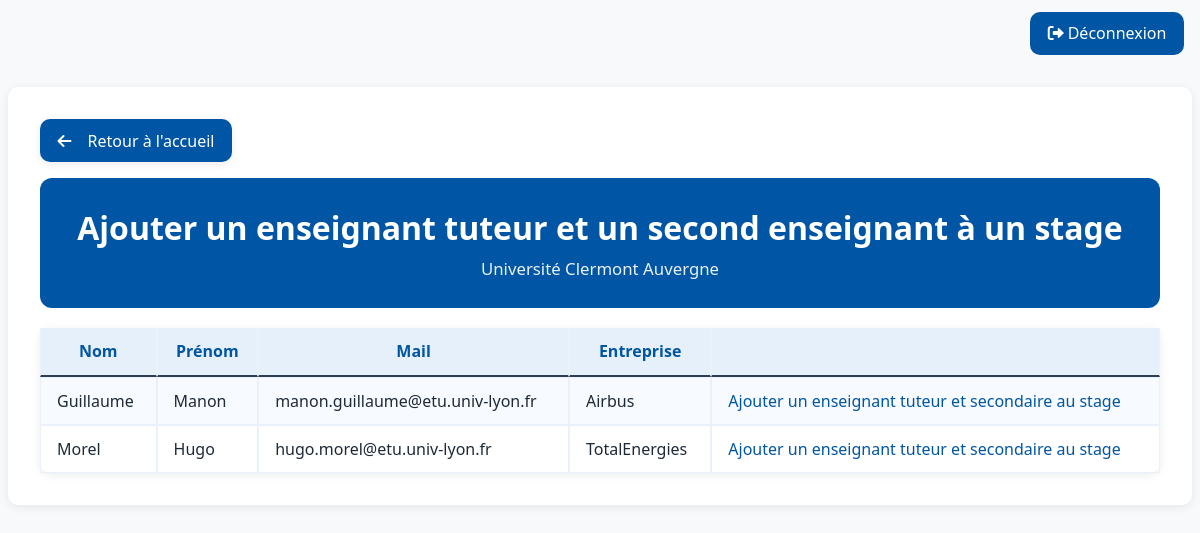
Screenshot of /soutenances/index.php?action=listEnseignantStage (signed in) with the database file from the repository.
### tables this page shows
CREATE TABLE `etudiantsbut2ou3` (
  `IdEtudiant` smallint(6) NOT NULL,
  `nom` varchar(50) NOT NULL,
  `prenom` varchar(50) NOT NULL,
  `mail` varchar(80) NOT NULL,
  `empreinte` varchar(256) NOT NULL
);

CREATE TABLE `entreprises` (
  `IdEntreprise` smallint(6) NOT NULL,
  `nom` varchar(50) NOT NULL,
  `villeE` varchar(50) NOT NULL,
  `codePostal` varchar(6) NOT NULL
);

### soutenances/models/Etudiant.php (called while the page is built, shortened)
<?php
    function getAllEtudiantsWithStageAndNoEnseignant($pdo) {
    $anneeDebut = (date("m") <= 8) ? date("Y") - 1 : date("Y");
            $sql = "
                SELECT e.*
                FROM etudiantsbut2ou3 e
                WHERE EXISTS (
                    SELECT 1 FROM anneestage a
                    WHERE a.IdEtudiant = e.IdEtudiant
                      AND a.anneeDebut = ?
                )
                AND NOT EXISTS (
                    SELECT 1 FROM evalstage es
                    WHERE es.IdEtudiant = e.IdEtudiant
                      AND es.anneeDebut = ?
                      AND es.IdEnseignantTuteur IS NOT NULL
                )
                ORDER BY e.nom, e.prenom
            ";
            $stmt = $pdo->prepare($sql);
            $stmt->execute([$anneeDebut, $anneeDebut]);
            return $stmt->fetchAll(PDO::FETCH_ASSOC);
}
?>

### soutenances/models/ProfStage.php (called while the page is built, shortened)
<?php
    function getNomEntrepriseByEtudiantId($pdo, $idEtudiant) {
        $stmt = $pdo->prepare("SELECT e.nom FROM entreprises e JOIN anneestage a ON e.IdEntreprise = a.IdEntreprise WHERE a.IdEtudiant = ?");
        $stmt->execute([$idEtudiant]);
        return $stmt->fetch(PDO::FETCH_ASSOC)['nom'] ?? 'N/A';
    }
?>

### soutenances/views/ProfStage/list.php (the view, shortened to what this page needs)
<!DOCTYPE html>
<html lang="fr">
<head>
    <link rel="stylesheet" href="assets/style/style.css">
    <link rel="stylesheet" href="https://cdnjs.cloudflare.com/ajax/libs/font-awesome/6.0.0/css/all.min.css">
</head>
<body>
    <?php if (isset($_SESSION['user_info'])): ?>
    <div class="topbar">
        <a href="index.php?action=logout" class="btn btn-uca"><i class="fas fa-sign-out-alt me-1"></i>Déconnexion</a>
    </div>
    <?php endif; ?>
    <div class="container-main">
        <div class="page-actions">
            <a class="btn-back" href="index.php?action=accueil">Retour à l'accueil</a>
        </div>
        <div class="page-header">
            <h1>Ajouter un enseignant tuteur et un second enseignant à un stage</h1>
            <p class="subtitle">Université Clermont Auvergne</p>
        </div>
        <div class="card border-0 shadow">
            <div class="card-body p-0">
                <div class="table-responsive">
    <table class="table table-striped table-bordered align-middle mb-0">
        <thead>
            <tr>
                <th>Nom</th>
                <th>Prénom</th>
                <th>Mail</th>
                <th>Entreprise</th>
                <th></th>
            </tr>
        </thead>
        <tbody>
            <?php foreach ($etudiants as $etudiant): ?>
                <tr>
                    <td><?= htmlspecialchars($etudiant['nom']) ?></td>
                    <td><?= htmlspecialchars($etudiant['prenom']) ?></td>
                    <td><?= htmlspecialchars($etudiant['mail']) ?></td>
                    <td><?= htmlspecialchars(getNomEntrepriseByEtudiantId($pdo, $etudiant['IdEtudiant'])) ?></td>
                    <td><a href="index.php?action=addEnseignantStage&idEtudiant=<?= $etudiant['IdEtudiant'] ?>">Ajouter un enseignant tuteur et secondaire au stage</a></td>
                </tr>
            <?php endforeach; ?>
        </tbody>
    </table>
                </div>
            </div>
        </div>
    </div>
</body>
</html>

### soutenances/assets/style/style.css (style rules this page uses)
:root { --uca-blue:#0055a4; --uca-light-blue:#e6f0fa; --uca-dark-blue:#003366; --uca-bg:#f8f9fa; --uca-text:#1f2a37; --card-shadow:0 2px 10px rgba(0,0,0,.08); --uca-field-width: 720px; }
html,body { height:100%; }
body { background:var(--uca-bg); color:var(--uca-text); font-family:'Segoe UI', Tahoma, Geneva, Verdana, sans-serif; line-height:1.4; }
.container-main { background:#fff; border-radius:10px; box-shadow:var(--card-shadow); padding:2rem; margin:2rem auto; max-width:1200px; }
.page-header { background: var(--uca-blue); color:#fff; padding:1.75rem; border-radius:12px; margin-bottom:1.25rem; text-align:center; }
.page-header h1,.page-header h2,.page-header h3 { color:#fff; margin:0 0 .35rem; font-weight:700; }
.page-header .subtitle { color: rgba(255,255,255,.92); margin:0; font-size:1.05rem; }
.btn-uca { background:var(--uca-blue); border:none; color:#fff; padding:.65rem 1.1rem; border-radius:10px; font-weight:400; transition:all .2s ease; text-decoration:none; }
.card { border:none; border-radius:10px; box-shadow:var(--card-shadow); transition:transform .15s ease; }
.table thead th { border-top:none; font-weight:600; color:var(--uca-blue); background-color: var(--uca-light-blue); border-bottom: 2px solid #2c3e50; }
.table-striped tbody tr:nth-of-type(odd) { background-color:#f7fafe; }
h1, h2, h3 { color: var(--uca-blue); font-weight: 600; }
a { color: var(--uca-blue); text-decoration: none; }
.topbar { max-width:1200px; margin:12px auto 0; padding:0 8px; display:flex; align-items:center; justify-content:space-between; }
.page-actions { display:flex; align-items:center; justify-content:flex-start; gap:.75rem; margin:0 0 1rem; }
.btn-back { display:inline-flex; align-items:center; gap:.5rem; background:var(--uca-blue); color:#fff; border:none; border-radius:10px; padding:.65rem 1.1rem; font-weight:700; text-decoration:none; box-shadow: var(--card-shadow); }
.btn-back { font-weight:400; }
.btn-back::before { font-family: "Font Awesome 6 Free"; font-weight: 900; content: "\f060"; margin-right: .5rem; }
.table { width:100%; border-collapse: separate; border-spacing:0; }
.table td, .table th { padding:.75rem 1rem; vertical-align: middle; }
.table-bordered th, .table-bordered td { border:1px solid #eaf1fb; }
.me-1 { margin-right:.25rem; }

### rows the page displays
etudiantsbut2ou3: nom "Guillaume", prenom "Manon", mail "manon.guillaume@etu.univ-lyon.fr", IdEtudiant.nom "Airbus"
etudiantsbut2ou3: nom "Morel", prenom "Hugo", mail "hugo.morel@etu.univ-lyon.fr", IdEtudiant.nom "TotalEnergies"
